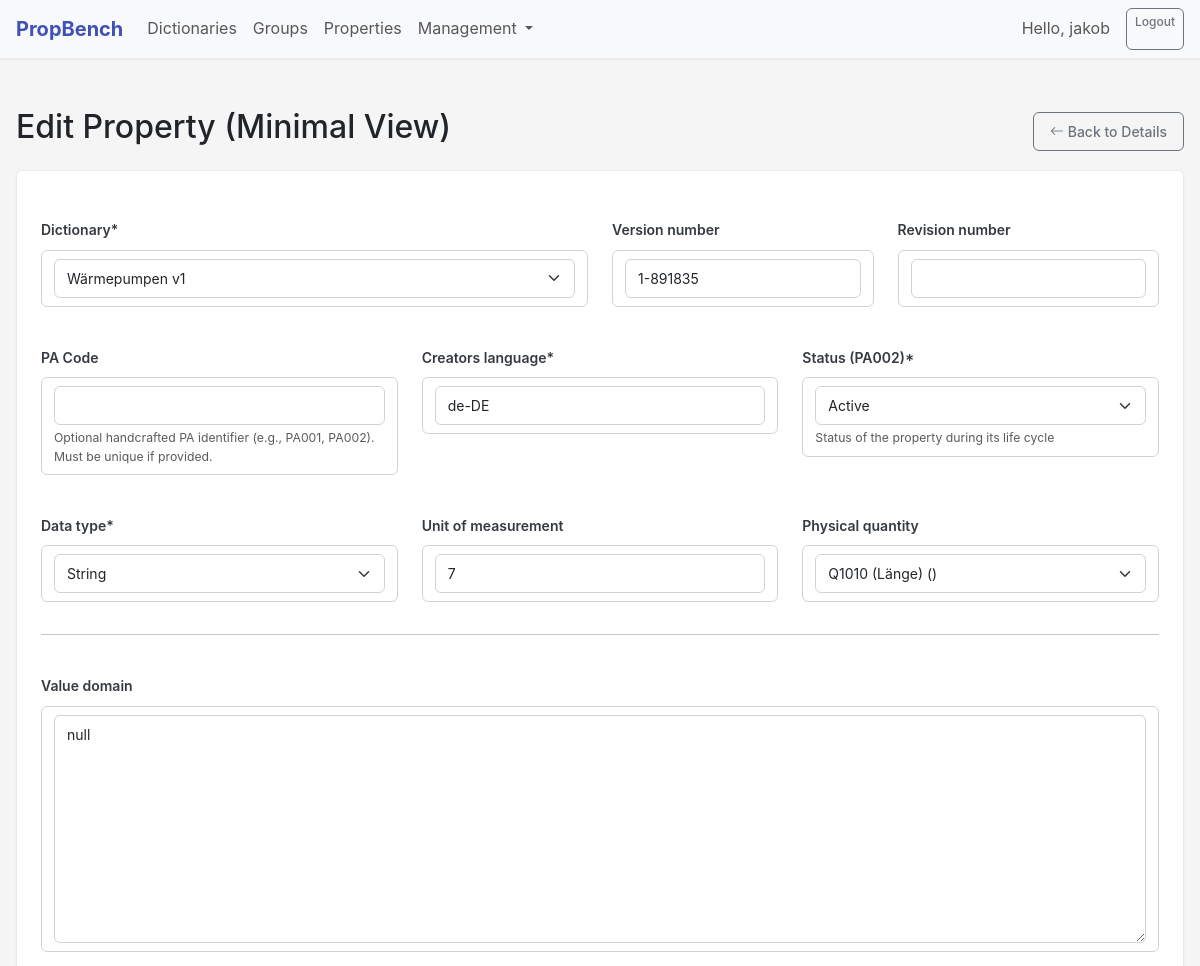
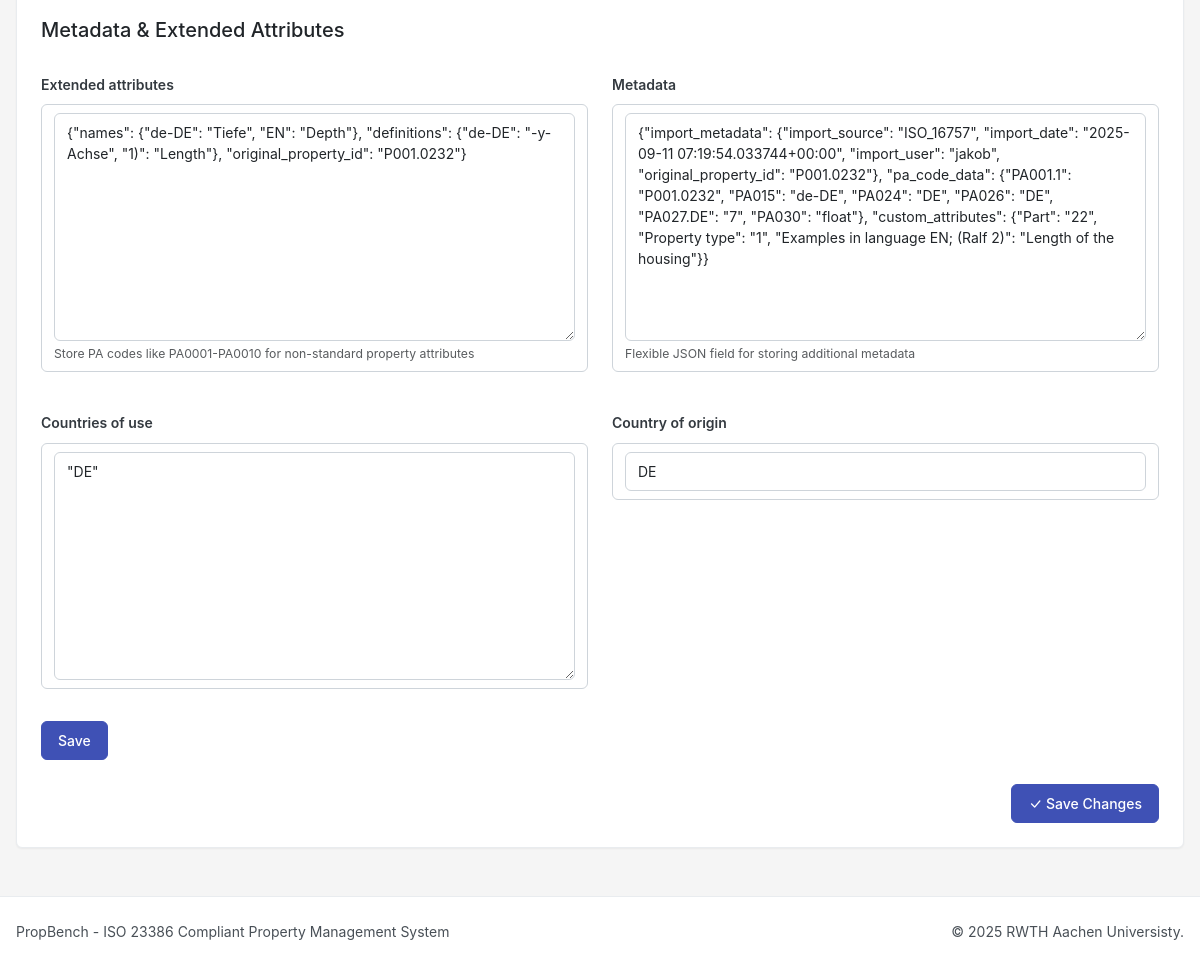
The page /properties/011cd58f-74a3-4c38-8ac3-0965a7d5b94d/edit2/ (signed in) on the database its author committed (2 pictures, top to bottom).
### accounts/models.py (models this page shows, shortened)
class User(AbstractUser):
    id = models.UUIDField(primary_key=True, default=uuid.uuid4, editable=False)
    organization = models.CharField(max_length=255, blank=True)
    job_title = models.CharField(max_length=100, blank=True)
    is_expert = models.BooleanField(default=False, help_text="Designates whether this user has expert privileges.")
    preferred_language = models.CharField(max_length=10, default='en-EN')
    last_active = models.DateTimeField(null=True, blank=True)
    class Meta:
        verbose_name = 'User'
        verbose_name_plural = 'Users'

### properties/models.py (models this page shows, shortened)
class Property(models.Model):
    guid = models.UUIDField(primary_key=True, default=uuid.uuid4, editable=False)
    pa_code = models.CharField(
        max_length=20,
        blank=True,
        null=True,
        unique=False,
        help_text="Optional handcrafted PA identifier (e.g., PA001, PA002). Must be unique if provided.",
        verbose_name="PA Code "
    )
    version_number = models.CharField(max_length=50, blank=True, null=True)
    revision_number = models.CharField(max_length=50, blank=True, null=True)
    date_of_activation = models.DateTimeField(blank=True, null=True)
    date_of_version = models.DateTimeField(blank=True, null=True)
    date_of_revision = models.DateTimeField(blank=True, null=True)
    date_of_last_change = models.DateTimeField(auto_now=True)
    date_of_deactivation = models.DateTimeField(blank=True, null=True)
    date_of_deprecation = models.DateTimeField(blank=True, null=True)
    registration_authority = models.CharField(max_length=255, blank=True, null=True)
    registration_date = models.DateField(blank=True, null=True)
    status = models.CharField(
        max_length=20,
        choices=[
            ('draft', 'Draft'),
            ('candidate', 'Candidate'),
            ('active', 'Active'),
            ('deprecated', 'Deprecated'),
            ('inactive', 'Inactive'),
            ('rejected', 'Rejected')
        ],
        help_text="Status of the property during its life cycle",
        verbose_name="Status (PA002)",
        default='draft')
    deprecation_explanation = models.TextField(blank=True)
    country_of_origin = models.CharField(max_length=50, blank=True)
    countries_of_use = models.JSONField(blank=True, null=True)
    subdivisions_of_use = models.JSONField(blank=True, null=True, help_text="Optional subdivisions/regions (ISO3166-2)")
    creators_language = models.CharField(max_length=10, default='en-EN')
    data_type = models.CharField(max_length=20, choices=[
        ('string', 'String'),
        ('integer', 'Integer'),
        ('real', 'Real'),
        ('boolean', 'Boolean'),
        ('complex', 'Complex')
    ])
    physical_quantity = models.ForeignKey('PhysicalQuantity', on_delete=models.SET_NULL,
                                       null=True, blank=True, related_name='properties')
    unit_of_measurement = models.CharField(max_length=50, blank=True)
    permissible_units = models.JSONField(blank=True, null=True, help_text="Optional list of permissible units")
    value_domain = models.JSONField(blank=True, null=True)
    classification_system = models.CharField(max_length=255, blank=True, null=True)
    classification_reference = models.CharField(max_length=255, blank=True, null=True)
    dictionary = models.ForeignKey('dictionaries.PropertyDictionary', on_delete=models.CASCADE,
                                related_name='properties')
    external_identifiers = models.JSONField(blank=True, null=True, help_text="Map of external dictionary IDs")
    replaced_properties = models.ManyToManyField('self', symmetrical=False, blank=True, related_name='replacing_properties')
    dynamic_property = models.BooleanField(default=False, help_text="Is this property a computed/dynamic property?")
    parameter_properties = models.ManyToManyField('self', symmetrical=False, blank=True, related_name='parameter_of')
    dimension = models.JSONField(blank=True, null=True, help_text="Dimension exponent vector (e.g. {\"L\":1, \"T\":-2})")
    method_of_measurement = models.CharField(max_length=255, blank=True)
    defining_names = models.JSONField(blank=True, null=True, help_text="Names of defining values (for arrays)")
    defining_values = models.JSONField(blank=True, null=True, help_text="Actual header values for arrays")
    tolerance = models.JSONField(blank=True, null=True, help_text="Tolerance information")
    digital_format = models.JSONField(blank=True, null=True, help_text="Numeric/digital format (precision etc.)")
    text_format = models.CharField(max_length=255, blank=True, help_text="Text encoding/format details")
    boundary_values = models.JSONField(blank=True, null=True, help_text="Boundary intervals and units")
    property_media = models.JSONField(blank=True, null=True, help_text="Media entries: url, type, caption")
    extended_attributes = models.JSONField(blank=True, null=True,
                                       help_text="Store PA codes like PA0001-PA0010 for non-standard property attributes")
    metadata = models.JSONField(blank=True, null=True,
                             help_text="Flexible JSON field for storing additional metadata")
    created_by = models.ForeignKey(settings.AUTH_USER_MODEL, on_delete=models.PROTECT, related_name='created_properties')
    updated_by = models.ForeignKey(settings.AUTH_USER_MODEL, on_delete=models.PROTECT, related_name='updated_properties')
    created_at = models.DateTimeField(auto_now_add=True)
    updated_at = models.DateTimeField(auto_now=True)
    class Meta:
        verbose_name = "Property"
        verbose_name_plural = "Properties"
        ordering = ['created_at']

class PhysicalQuantity(models.Model):
    id = models.UUIDField(primary_key=True, default=uuid.uuid4, editable=False)
    name = models.CharField(max_length=255)
    symbol = models.CharField(max_length=50, blank=True)
    description = models.TextField(blank=True)
    type = models.CharField(max_length=20, choices=[
        ('base', 'Base Quantity'),
        ('derived', 'Derived Quantity')
    ])
    formula = models.CharField(max_length=255, blank=True,
                            help_text="For derived quantities, the formula in terms of base quantities")
    class Meta:
        verbose_name = "Physical Quantity"
        verbose_name_plural = "Physical Quantities"
    def __str__(self):
        return f"{self.name} ({self.symbol})"

### dictionaries/models.py (models this page shows, shortened)
class PropertyDictionary(models.Model):
    guid = models.UUIDField(primary_key=True, default=uuid.uuid4, editable=False)
    name = models.CharField(max_length=255)
    description = models.TextField(blank=True, null=True)
    registration_authority = models.CharField(max_length=255)
    version = models.CharField(max_length=50)
    status = models.CharField(max_length=20, choices=[
        ('draft', 'Draft'),
        ('active', 'Active'),
        ('deprecated', 'Deprecated'),
        ('inactive', 'Inactive')
    ], default='draft')
    is_default = models.BooleanField(default=False)
    extended_attributes = models.JSONField(blank=True, null=True,
                                       help_text="Dictionary-specific extended attributes")
    metadata = models.JSONField(blank=True, null=True,
                             help_text="Flexible JSON field for storing additional dictionary metadata")
    created_by = models.ForeignKey(settings.AUTH_USER_MODEL, on_delete=models.PROTECT, related_name='created_dictionaries')
    updated_by = models.ForeignKey(settings.AUTH_USER_MODEL, on_delete=models.PROTECT, related_name='updated_dictionaries')
    created_at = models.DateTimeField(auto_now_add=True)
    updated_at = models.DateTimeField(auto_now=True)
    date_of_activation = models.DateTimeField(blank=True, null=True)
    date_of_deprecation = models.DateTimeField(blank=True, null=True)
    date_of_deactivation = models.DateTimeField(blank=True, null=True)
    default_library = models.ForeignKey('properties.ExternalLibrary', null=True, blank=True, on_delete=models.SET_NULL,
                                        help_text="Default lookup library for this dictionary")
    class Meta:
        verbose_name = "Property Dictionary"
        verbose_name_plural = "Property Dictionaries"
        ordering = ['-is_default', 'name']
    def __str__(self):
        return f"{self.name} v{self.version}"

### properties/views.py (the view)
# urls.py: path('properties/<uuid:pk>/edit2/', views.property_edit2, name='property_edit2'),
@login_required
def property_edit2(request, pk):
    prop = get_object_or_404(Property, pk=pk)
    if request.method == 'POST':
        form = PropertyForm(request.POST, instance=prop, user=request.user)
        if form.is_valid():
            property = form.save()
            messages.success(request, f"Property updated successfully!")
            return redirect('property_detail', pk=property.pk)
    else:
        form = PropertyForm(instance=prop, user=request.user)
    return render(request, 'properties/property_edit2.html', {
        'form': form,
        'property': prop,
    })

### templates/properties/property_edit2.html (shortened to what this page needs)
{% extends 'base/base.html' %}
{% load static crispy_forms_tags %}
{% block content %}
<div class="container mt-4">
    <div class="d-flex justify-content-between align-items-center mb-3">
        <h2>Edit Property (Minimal View)</h2>
        <a href="{% url 'properties:property_detail' property.guid %}" class="btn btn-outline-secondary">
            <i class="bi bi-arrow-left"></i> Back to Details
        </a>
    </div>
    <div class="card shadow-sm">
        <div class="card-body">
            <form method="post" novalidate>
                {% crispy form %}
                <div class="d-flex justify-content-end mt-4">
                    <button type="submit" class="btn btn-primary">
                        <i class="bi bi-check-lg"></i> Save Changes
                    </button>
                </div>
            </form>
        </div>
    </div>
</div>
{% endblock %}
{% block extra_css %}
<link href="https://cdn.jsdelivr.net/npm/tom-select@2.2.2/dist/css/tom-select.bootstrap5.min.css" rel="stylesheet">
{% endblock %}

### templates/base/base.html (shortened to what this page needs)
{% load static %}
<!DOCTYPE html>
<html lang="en">
<head>
<html lang="en">
<head>
    <link href="https://cdn.jsdelivr.net/npm/bootstrap@5.3.0/dist/css/bootstrap.min.css" rel="stylesheet">
    <link href="https://cdn.jsdelivr.net/npm/bootstrap-icons@1.10.0/font/bootstrap-icons.css" rel="stylesheet">
    <link href="https://cdn.jsdelivr.net/npm/select2@4.1.0-rc.0/dist/css/select2.min.css" rel="stylesheet" />
    <link href="https://cdn.jsdelivr.net/npm/@ttskch/select2-bootstrap4-theme@1.5.2/dist/select2-bootstrap5.min.css" rel="stylesheet" />
    <link href="https://cdn.jsdelivr.net/npm/tom-select@2.2.2/dist/css/tom-select.bootstrap5.min.css" rel="stylesheet">
    <link href="{% static 'css/propbench-base.css' %}" rel="stylesheet">
    <link href="{% static 'css/components.css' %}" rel="stylesheet">
    <link href="{% static 'css/jsoneditor.css' %}" rel="stylesheet">
    {% block extra_css %}{% endblock %}
</head>
<body>
<nav class="navbar navbar-expand-lg navbar-light bg-light fixed-top shadow-sm">
    <div class="container">
        <a class="navbar-brand" href="/">PropBench</a>
        <div class="collapse navbar-collapse" id="navbarSupportedContent">
            <ul class="navbar-nav me-auto mb-2 mb-lg-0">
                <li class="nav-item"><a class="nav-link" href="{% url 'dictionaries:dictionary_list' %}">Dictionaries</a></li>
                <li class="nav-item"><a class="nav-link" href="{% url 'groups:group_list' %}">Groups</a></li>
                <li class="nav-item"><a class="nav-link" href="{% url 'properties:property_list' %}">Properties</a></li>
                <li class="nav-item dropdown">
                    <a class="nav-link dropdown-toggle" href="#" id="navbarDropdown" role="button" data-bs-toggle="dropdown" aria-expanded="false">
                        Management
                    </a>
                </li>
            </ul>
            <div class="d-flex">
                {% if user.is_authenticated %}
                    <span class="navbar-text me-3">Hello, {{ user.username }}</span>
                    <a href="{% url 'logout' %}" class="btn btn-outline-secondary btn-sm">Logout</a>
                {% else %}
                    <a href="{% url 'login' %}" class="btn btn-outline-primary btn-sm">Login</a>
                {% endif %}
            </div>
        </div>
    </div>
</nav>
<div class="main-content">
    {% block content %}{% endblock %}
</div>
<footer class="footer border-top">
    <div class="container">
        <div class="row">
            <div class="col-md-6"><p class="mb-0">PropBench - ISO 23386 Compliant Property Management System</p></div>
            <div class="col-md-6 text-md-end"><p class="mb-0">&copy; {% now "Y" %} RWTH Aachen Universisty.</p></div>
        </div>
    </div>
</footer>
</body>
</html>

### rows shown on the page
User: username "jakob"
Property: dictionary "Wärmepumpen v1", version_number "1-891835", creators_language "de-DE", status "Active", data_type "String", unit_of_measurement "7", physical_quantity "Q1010 (Länge) ()", value_domain "null", extended_attributes "{\"names\": {\"de-DE\": \"Tiefe\", \"EN\": \"Depth\"}, \"definitions\": {\"de-DE\": \"-y-Achse\", \"1)\": \"Length\"}, \"original_property_id\": \"P001.0232\"}", metadata "{\"import_metadata\": {\"import_source\": \"ISO_16757\", \"import_date\": \"2025-09-11 07:19:54.033744+00:00\", \"import_user\": \"jakob\", \"original_property_id\": \"P001.0232\"}, \"pa_code_data\": {\"PA001.1\": \"P001.0232\", \"PA015\": \"de-DE\", \"PA024\": \"DE\", \"PA026\": \"DE\", \"PA027.DE\": \"7\", \"PA030\": \"float\"}, \"custom_attributes\": {\"Part\": \"22\", \"Property type\": \"1\", \"Examples in language EN; (Ralf 2)\": \"Length of the housing\"}}", countries_of_use "\"DE\"", country_of_origin "DE"
